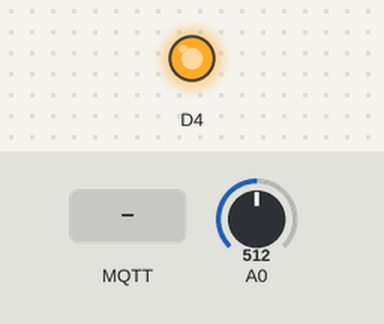
Bench run of a sketch on a simulated ESP8266 (NodeMCU). On the bench: output pins drawn as LEDs (lit = HIGH). The inputs (shaded band) are chosen by the test bench; at power-on: A0 = 512. WiFi joins after 1.5 s; servers stay silent unless stated; no MQTT or app messages arrive unless stated; what the sketch prints to the serial monitor is not drawn.

Above: at 2.7 s.
2.8 s: MQTT message "on" arrives on the first subscribed topic
At 7.1 s:
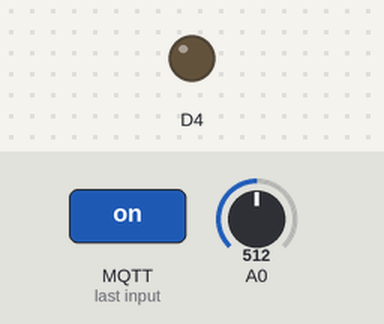
8.0 s: MQTT message "off" arrives on the first subscribed topic
At 12.3 s:
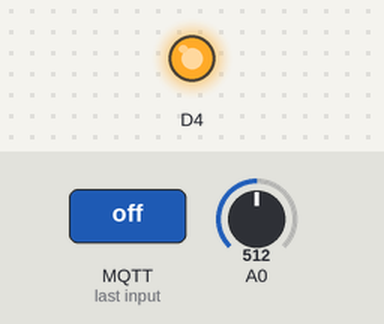
Timing chart, 0 to 13.8 s (numbered marks = the images above; inputs shaded):
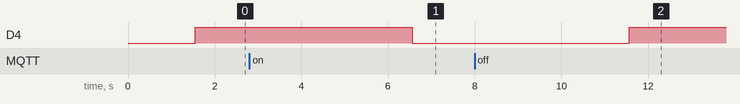

Measured:
- after the input at 2.8 s, D4: HIGH → LOW after 3.8 s
- after the input at 8.0 s, D4: LOW → HIGH after 3.6 s

The sketch:

02.ino
```cpp
#include <ESP8266WiFi.h>
#include <PubSubClient.h>

// WiFi settings
const char *ssid = "RAU-IOT";
const char *password = "10Tr4uEnsino";

// MQTT Broker settings
const char *mqtt_broker = "broker.emqx.io";  // EMQX broker endpoint
//const char *mqtt_topic = "topicEdilson_ifsc/esp8266";     // MQTT topic
const char *mqtt_topic = "ifsc-rau/iot/c203/henry";     // MQTT topic
const char *mqtt_username = "emqx";  // MQTT username for authentication
const char *mqtt_password = "public";  // MQTT password for authentication
const int mqtt_port = 1883;  // MQTT port (TCP)

WiFiClient espClient;
PubSubClient mqtt_client(espClient);

void connectToWiFi();

void connectToMQTTBroker();

void mqttCallback(char *topic, byte *payload, unsigned int length);

void setup() {
    Serial.begin(115200);
    connectToWiFi();
    mqtt_client.setServer(mqtt_broker, mqtt_port);
    mqtt_client.setCallback(mqttCallback);
    connectToMQTTBroker();
    pinMode(D4, OUTPUT);
    digitalWrite(D4, HIGH);
}

void connectToWiFi() {
    WiFi.begin(ssid, password);
    Serial.print("Conectando ao WiFi");
    while (WiFi.status() != WL_CONNECTED) {
        delay(500);
        Serial.print(".");
    }
    Serial.println("\nConectado a rede WiFi");
}

void connectToMQTTBroker() {
    while (!mqtt_client.connected()) {
        String client_id = "esp8266-client-" + String(WiFi.macAddress());
        Serial.printf("Conectando ao MQTT Broker %s.....\n", client_id.c_str());
        if (mqtt_client.connect(client_id.c_str(), mqtt_username, mqtt_password)) {
            Serial.println("Conectado ao MQTT broker");
            mqtt_client.subscribe(mqtt_topic);
            // Publish message upon successful connection
            mqtt_client.publish(mqtt_topic, "Ola EMQX sou ESP8266 ^^ - (Henry)");
        } else {
            Serial.print("Falha ao contectar no MQTT broker, rc=");
            Serial.print(mqtt_client.state());
            Serial.println(" tentando novamente em 5 segundos");
            delay(5000);
        }
    }
}

void mqttCallback(char *topic, byte *payload, unsigned int length) {
    Serial.print("Mensagem recebido do tópico: ");
    Serial.println(topic);
    Serial.print("Mensagem:");

    String message;

    for (unsigned int i = 0; i < length; i++) {
        Serial.print((char) payload[i]);
        message += (char) payload[i];
    }
    Serial.println();
    Serial.print("Mensagem: ");
    Serial.println(message);
    Serial.println("-----------------------");


    if (message == "on") {
        digitalWrite(D4, LOW);
        Serial.println("D4 Ligado!");
    }
    else if (message == "off") {
        digitalWrite(D4, HIGH);
        Serial.println("D4 Desligado!");
    }

}

void publish_sensor_data(int id, float temp) {
    String topic = "sensor/" + String(id);
//    client.publish(topic.c_str(), String(temp).c_str());
}

void loop() {
    if (!mqtt_client.connected()) {
        connectToMQTTBroker();
    }


    int temperatura = analogRead(A0);

    String payload = String(temperatura); // Transforma a temperatura em string

    // Publica no tópico MQTT
    //mqtt_client.publish(mqtt_topic, payload.c_str());

    mqtt_client.loop();

    delay(5000);
}
```
